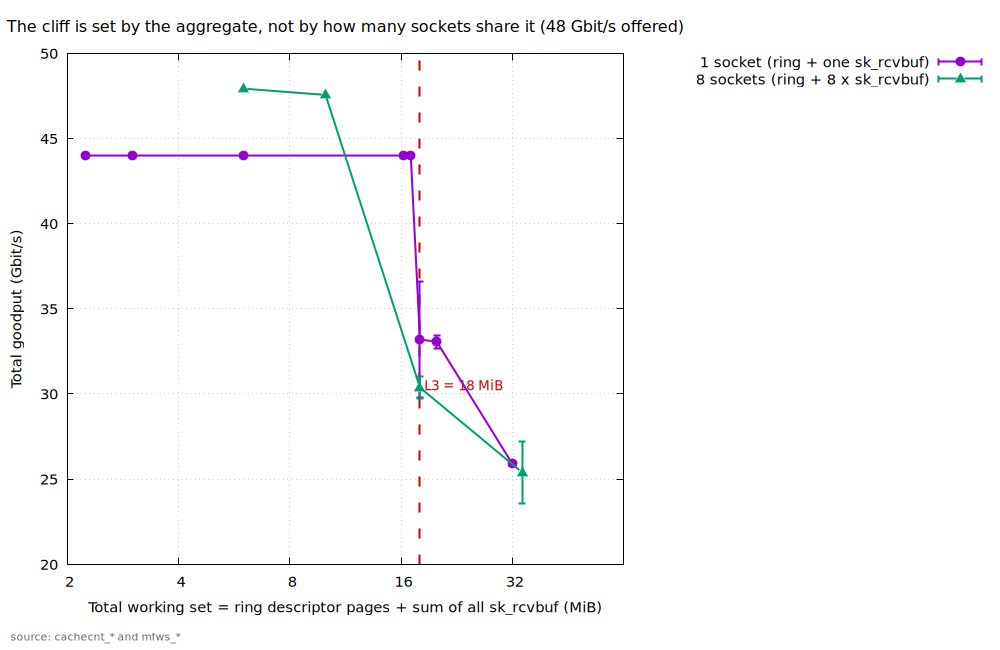

gnuplot code for this plot:
set terminal pngcairo size 1000,650 noenhanced font "Sans,11"
set output "/home/chanseo/lab/figures/fig12_multiflow_working_set.png"
set title "The cliff is set by the aggregate, not by how many sockets share it (48 Gbit/s offered)" font "Sans,12"
set xlabel "Total working set = ring descriptor pages + sum of all sk_rcvbuf (MiB)"
set ylabel "Total goodput (Gbit/s)"
set grid
set key outside right top
set logscale x 2
set xtics (2,4,8,16,32)
set arrow from 18,graph 0 to 18,graph 1 nohead lc rgb "#cc0000" dt 2 lw 2
set label "L3 = 18 MiB" at 18.5,graph 0.35 tc rgb "#cc0000" font "Sans,10"
set label "source: cachecnt_* and mfws_*" at screen 0.01,0.02 font "Sans,8" tc rgb "#666666"
set bmargin 5
plot "/home/chanseo/lab/figures/fig12.dat" index 0 using 1:2:3 with yerrorlines lw 2 pt 7 ps 1.3 title "1 socket (ring + one sk_rcvbuf)", "/home/chanseo/lab/figures/fig12.dat" index 1 using 1:2:3 with yerrorlines lw 2 pt 9 ps 1.3 title "8 sockets (ring + 8 x sk_rcvbuf)"
